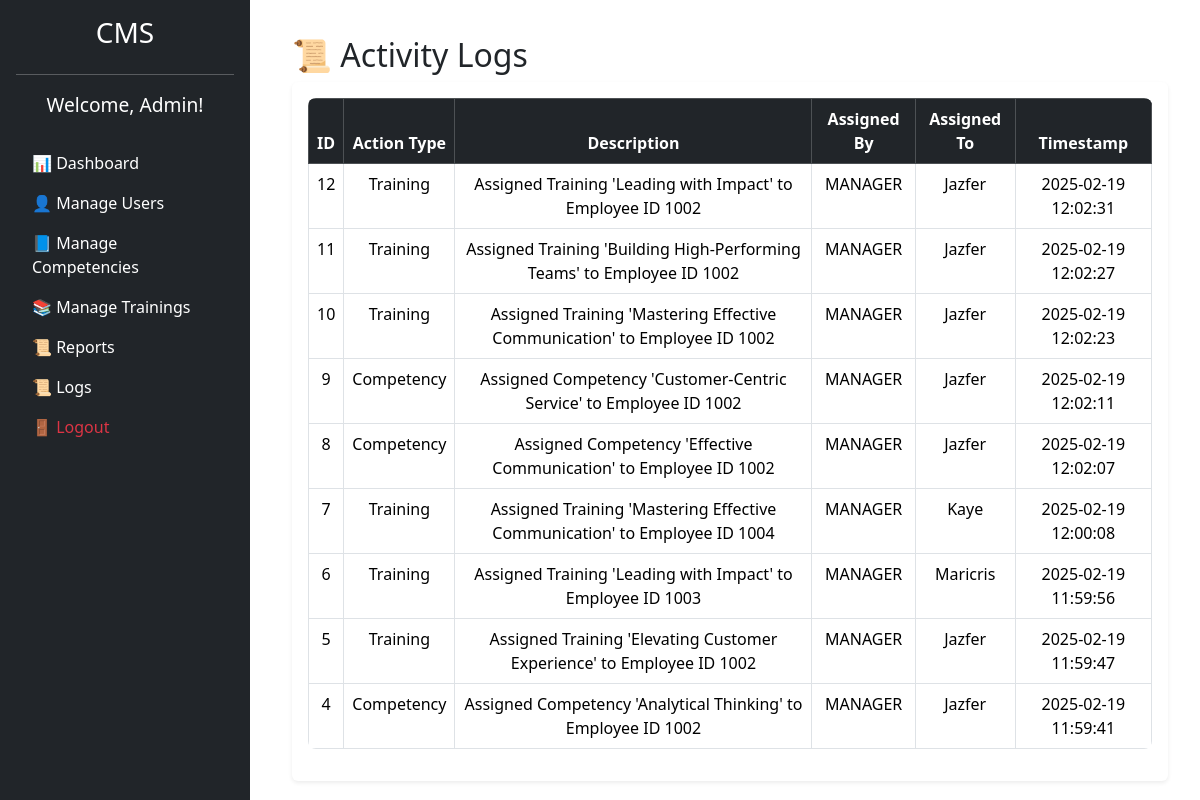
Screenshot of /admin/admin_logs.php (signed in) with the database file from the repository.
### tables this page shows
CREATE TABLE `activity_logs` (
  `id` int(11) NOT NULL,
  `action_type` varchar(255) NOT NULL,
  `action_description` text NOT NULL,
  `assigned_by` int(11) NOT NULL,
  `assigned_to` int(11) NOT NULL,
  `timestamp` timestamp NOT NULL DEFAULT current_timestamp()
);

CREATE TABLE `users` (
  `id` int(11) NOT NULL,
  `name` varchar(255) NOT NULL,
  `email` varchar(255) NOT NULL,
  `password` varchar(255) NOT NULL,
  `role` enum('Admin','Manager','Employee') NOT NULL,
  `created_at` timestamp NOT NULL DEFAULT current_timestamp()
);

### admin/admin_logs.php (the view, shortened to what this page needs)
<?php
include("../includes/config.php");
$logs_query = $conn->query("SELECT al.id, al.action_type, al.action_description, al.timestamp, u.name AS assigned_by, e.name AS assigned_to
                            FROM activity_logs al
                            JOIN users u ON al.assigned_by = u.id
                            JOIN users e ON al.assigned_to = e.id
                            ORDER BY al.timestamp DESC");
?>
<!DOCTYPE html>
<html lang="en">
<head>
    <link rel="stylesheet" href="../assets/css/bootstrap.min.css">
</head>
<body>
    <?php include("../includes/sidebar.php"); ?>
    <div class="content">
        <div class="container">
            <h2 class="mt-3">📜 Activity Logs</h2>
            <div class="table-responsive shadow-sm p-3 bg-white rounded">
                <table class="table table-bordered text-center">
                    <thead class="table-dark">
                        <tr>
                            <th>ID</th>
                            <th>Action Type</th>
                            <th>Description</th>
                            <th>Assigned By</th>
                            <th>Assigned To</th>
                            <th>Timestamp</th>
                        </tr>
                    </thead>
                    <tbody>
                        <?php while ($log = $logs_query->fetch_assoc()) : ?>
                        <tr>
                            <td><?= $log['id']; ?></td>
                            <td><?= $log['action_type']; ?></td>
                            <td><?= $log['action_description']; ?></td>
                            <td><?= $log['assigned_by']; ?></td>
                            <td><?= $log['assigned_to']; ?></td>
                            <td><?= $log['timestamp']; ?></td>
                        </tr>
                        <?php endwhile; ?>
                    </tbody>
                </table>
            </div>
        </div>
    </div>
</body>
</html>

### includes/sidebar.php (shortened to what this page needs)
<?php
$role = isset($_SESSION['role']) ? $_SESSION['role'] : 'Guest';
$user_name = isset($_SESSION['name']) ? $_SESSION['name'] : 'Guest';
$dashboard_link = "#";
if ($role == "Admin") {
    $dashboard_link = "../admin/dashboard.php";
} elseif ($role == "Manager") {
    $dashboard_link = "../manager/dashboard.php";
} elseif ($role == "Employee") {
    $dashboard_link = "../employee/dashboard.php";
}
?>
<nav class="d-flex flex-column bg-dark text-white vh-100 p-3 position-fixed" style="width: 250px;">
    <h3 class="text-center">CMS</h3>
    <hr>
    <div class="text-center mb-4">
        <span class="d-block text-white" style="font-size: 1.2rem;">Welcome, <?= $user_name; ?>!</span>
    </div>
    <ul class="nav flex-column">
        <li class="nav-item">
            <a href="<?= $dashboard_link; ?>" class="nav-link text-white">📊 Dashboard</a>
        </li>
        <?php if ($role == "Admin") : ?>
        <li class="nav-item">
            <a href="../admin/manage_users.php" class="nav-link text-white">👤 Manage Users</a>
        </li>
        <li class="nav-item">
            <a href="../admin/manage_competencies.php" class="nav-link text-white">📘 Manage Competencies</a>
        </li>
        <li class="nav-item">
            <a href="../admin/manage_training.php" class="nav-link text-white">📚 Manage Trainings</a>
        </li>
        <li class="nav-item">
            <a href="../admin/reports.php" class="nav-link text-white">📜 Reports</a>
        </li>
        <li class="nav-item">
            <a href="../admin/admin_logs.php" class="nav-link text-white">📜 Logs</a>
        </li>
        <?php endif; ?>
        <li class="nav-item">
            <a href="../auth/logout.php" class="nav-link text-danger">🚪 Logout</a>
        </li>
    </ul>
</nav>

### admin/admin_logs.php (style rules this page uses)
body { display: flex; min-height: 100vh; }
.content { margin-left: 260px; padding: 20px; width: calc(100% - 260px); }
.table { background: white; border-radius: 8px; overflow: hidden; }
.table thead { background-color: #343a40; color: white; }

### rows the page displays
activity_logs: id "12", action_type "Training", action_description "Assigned Training 'Leading with Impact' to Employee ID 1002", users.name "MANAGER", users.name "Jazfer", timestamp "2025-02-19 12:02:31"
activity_logs: id "11", action_type "Training", action_description "Assigned Training 'Building High-Performing Teams' to Employee ID 1002", users.name "MANAGER", users.name "Jazfer", timestamp "2025-02-19 12:02:27"
activity_logs: id "10", action_type "Training", action_description "Assigned Training 'Mastering Effective Communication' to Employee ID 1002", users.name "MANAGER", users.name "Jazfer", timestamp "2025-02-19 12:02:23"
activity_logs: id "9", action_type "Competency", action_description "Assigned Competency 'Customer-Centric Service' to Employee ID 1002", users.name "MANAGER", users.name "Jazfer", timestamp "2025-02-19 12:02:11"
activity_logs: id "8", action_type "Competency", action_description "Assigned Competency 'Effective Communication' to Employee ID 1002", users.name "MANAGER", users.name "Jazfer", timestamp "2025-02-19 12:02:07"
activity_logs: id "7", action_type "Training", action_description "Assigned Training 'Mastering Effective Communication' to Employee ID 1004", users.name "MANAGER", users.name "Kaye", timestamp "2025-02-19 12:00:08"
activity_logs: id "6", action_type "Training", action_description "Assigned Training 'Leading with Impact' to Employee ID 1003", users.name "MANAGER", users.name "Maricris", timestamp "2025-02-19 11:59:56"
activity_logs: id "5", action_type "Training", action_description "Assigned Training 'Elevating Customer Experience' to Employee ID 1002", users.name "MANAGER", users.name "Jazfer", timestamp "2025-02-19 11:59:47"
activity_logs: id "4", action_type "Competency", action_description "Assigned Competency 'Analytical Thinking' to Employee ID 1002", users.name "MANAGER", users.name "Jazfer", timestamp "2025-02-19 11:59:41"

### other values shown
$user_name "Admin"
